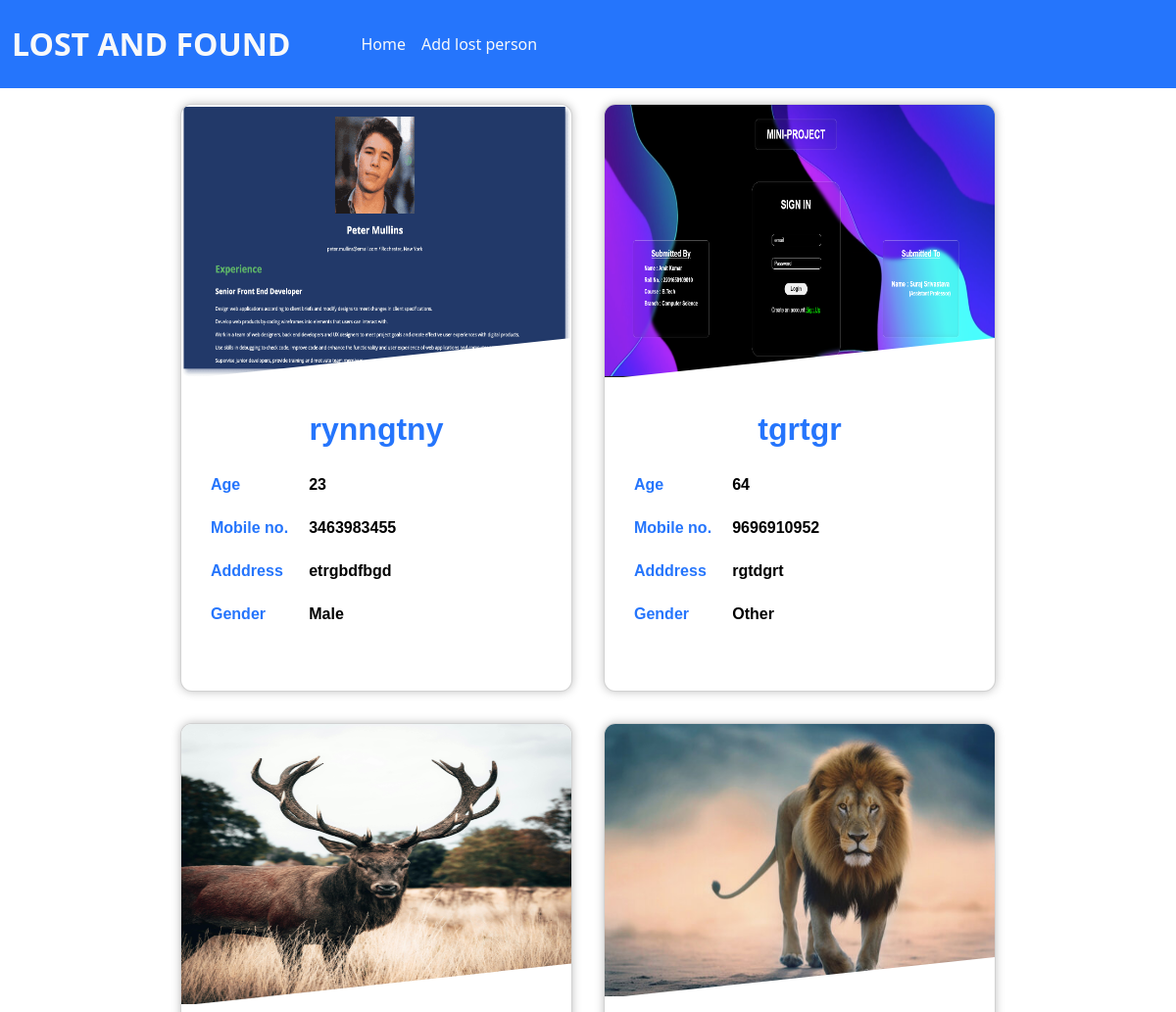
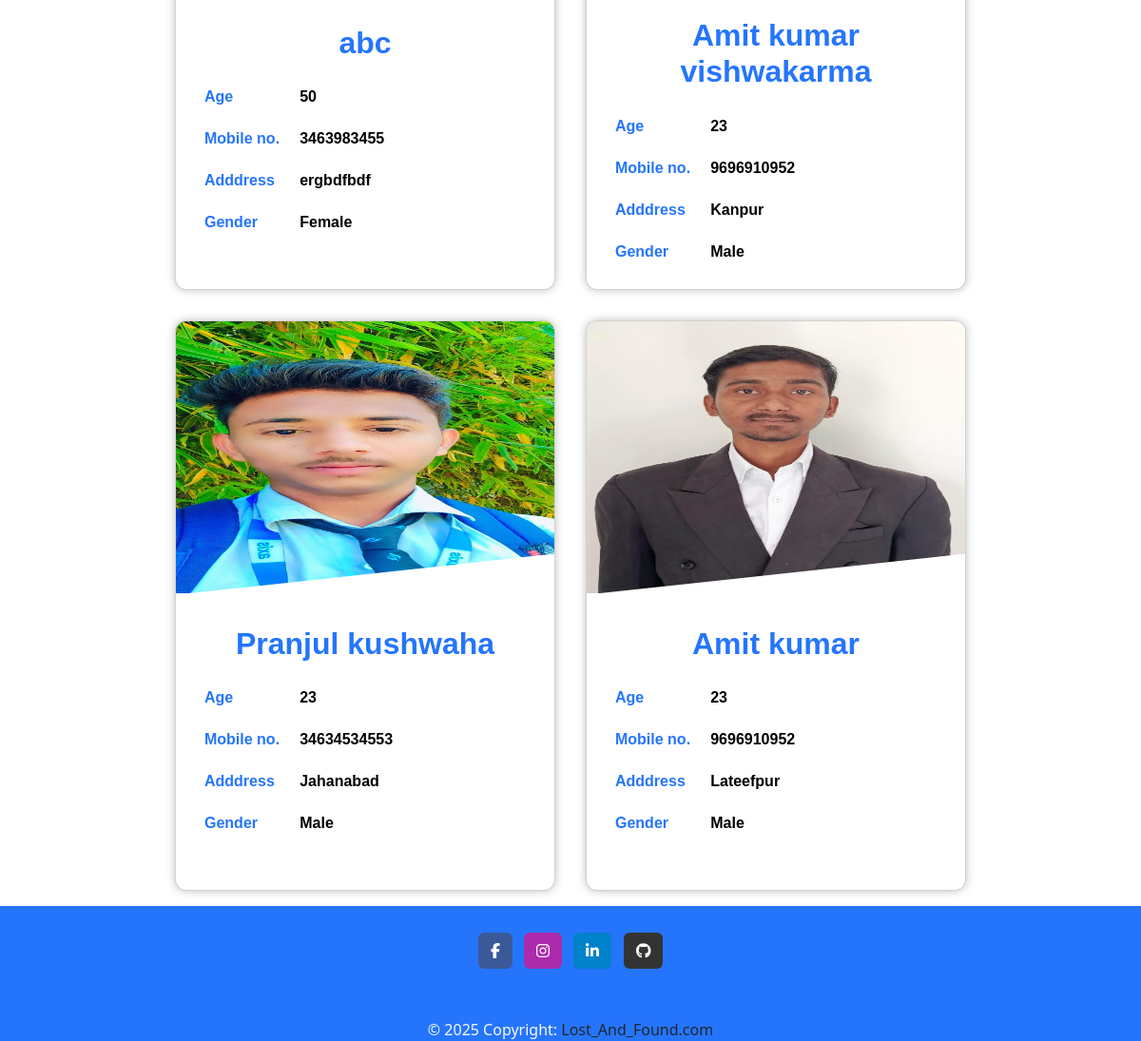
The page / on the database its author committed (2 pictures, top to bottom).
### Home/models.py (models this page shows, shortened)
class Person(models.Model):
    sno=models.AutoField(primary_key=True)
    name=models.CharField(max_length=100,)
    mobile=models.CharField(max_length=10)
    age=models.CharField(max_length=10)
    height=models.CharField(max_length=10)
    weight=models.CharField(max_length=10)
    address=models.TextField(default=" ")
    desc=models.TextField(default=" ")
    gender = models.CharField(max_length=10, default='male')
    photos=models.ImageField(upload_to="Images")
    contact_person=models.CharField(max_length=100)
    contact_person_number=models.CharField(max_length=10)
    last_seen_loc=models.CharField(max_length=200)
    missing_date=models.DateField()
    status=models.CharField(max_length=10,default="Active")

### Home/views.py (the view)
# urls.py: path('', views.home,name="home"),
def home(request):
    AllPerson=Person.objects.all().order_by('-sno')
    data={
        "AllPerson":AllPerson
    }
    return render(request,"home.html",data)

### templates/home.html (shortened to what this page needs)
{% extends "Base.html" %}
{% block body %}
<div class="main_container">
{% if AllPerson %}
{% for n in AllPerson %}
<a href="{% url 'Details' n.sno %}">
  <div class="card">
    <img src="/media/{{n.photos}}" alt="">
    <div class="description">
      <h2>{{n.name}}</h2>
      <table>
        <tr>
          <th>Age</th>
          <td>{{n.age}}</td>
        </tr>
        <tr>
          <th>Mobile no.</th>
          <td>{{n.mobile}}</td>
        </tr>
        <tr>
          <th>Adddress</th>
          <td>{{n.address}}</td>
        </tr>
        <tr>
          <th>Gender</th>
          <td>{{n.gender}}</td>
        </tr>
      </table>
    </div>
  </div>
</a>
  {% endfor %}
  {% else %}
  <div style="text-align: center;">
  <h1 class="pt-5">No Missing Person</h1>
  <h4>Please Add Person</h4>
  </div>
  {% endif %}
 </div>
  {% endblock body %}

### templates/Base.html (shortened to what this page needs)
<!DOCTYPE html>
<html lang="en">
<head>
    <link href="https://cdn.jsdelivr.net/npm/bootstrap@5.3.3/dist/css/bootstrap.min.css" rel="stylesheet">
</head>
<body>
    <div class="container-fluid px-0">
    <nav class="navbar navbar-expand-lg py-3" style="background-color: #2575fc;">
        <div class="container-fluid">
          <a class="navbar-brand text-light fs-2 fw-bold" href="/">LOST AND FOUND</a>
          <div class="collapse navbar-collapse" id="navbarNavAltMarkup">
            <div class="navbar-nav px-5">
              <a class="nav-link active text-light" aria-current="page" href="/">Home</a>
              <a class="nav-link text-light" href="/add_person">Add lost person</a>
            </div>
          </div>
        </div>
      </nav>
    </div>
{% block body %}
{% endblock body %}
<footer class=" text-center flex justify-content-between flex-row-reverse" style="background-color: #2575fc;">
    <div class="container-fluid p-4 pb-0">
      <section class="mb-4">
        <a
        data-mdb-ripple-init
          class="btn text-white btn-floating m-1"
          style="background-color: #3b5998;"
          href="https://www.facebook.com/profile.php?id=100030246631519"
          role="button"
          ><i class="fab fa-facebook-f"></i
        ></a>
        <a
          data-mdb-ripple-init
          class="btn text-white btn-floating m-1"
          style="background-color: #ac2bac;"
          href="https://www.instagram.com/amit_kumar37_?igsh=MTV2Z2dxazZxeW1tNw=="
          role="button"
          ><i class="fab fa-instagram"></i
        ></a>
        <a
          data-mdb-ripple-init
          class="btn text-white btn-floating m-1"
          style="background-color: #0082ca;"
          href="https://www.linkedin.com/in/amit-kumar37/"
          role="button"
          ><i class="fab fa-linkedin-in"></i
        ></a>
        <a
          data-mdb-ripple-init
          class="btn text-white btn-floating m-1"
          style="background-color: #333333;"
          href="https://github.com/nayakamitg"
          role="button"
          ><i class="fab fa-github"></i
        ></a>
      </section>
    </div>
    <div class="text-center container-fluid p-4 pb-0 text-light" style="width:50%">
      © 2025 Copyright:
      <a class="text-body" href="https://mdbootstrap.com/">Lost_And_Found.com</a>
    </div>
  </footer>
</body>
</html>

### rows shown on the page
Person: photos (picture), name "rynngtny", age "23", mobile "3463983455", address "etrgbdfbgd", gender "Male"
Person: photos (picture), name "tgrtgr", age "64", mobile "9696910952", address "rgtdgrt", gender "Other"
Person: photos (picture), name "abc", age "50", mobile "3463983455", address "ergbdfbdf", gender "Female"
Person: photos (picture), name "Amit kumar vishwakarma", age "23", mobile "9696910952", address "Kanpur", gender "Male"
Person: photos (picture), name "Pranjul kushwaha", age "23", mobile "34634534553", address "Jahanabad", gender "Male"
Person: photos (picture), name "Amit kumar", age "23", mobile "9696910952", address "Lateefpur", gender "Male"
